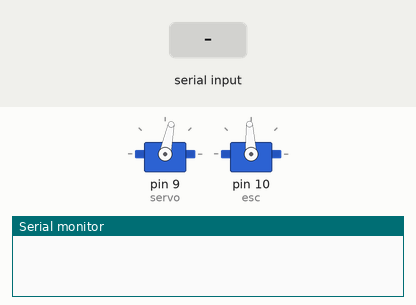
Recording of a sketch running on a simulated Arduino Uno, built with avr-gcc and run on an emulated ATmega328P. Parts: 2 × servo, the last lines printed to the serial monitor. Inputs (shaded band) come from the test bench.

Above: at 1.2 s.
1.3 s: "90 45\n" received over Serial
At 2.0 s:
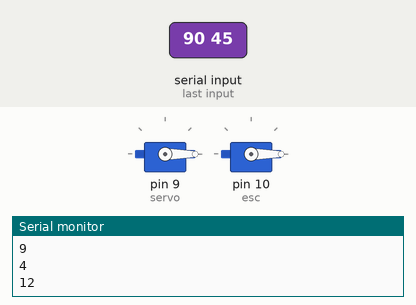
Timing chart, 0 to 4.3 s (numbered marks = the images above; inputs shaded):
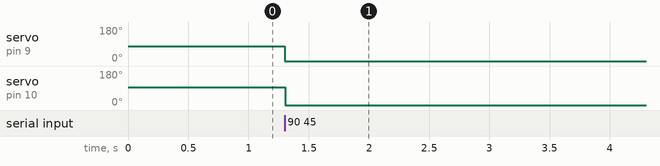

Measured:
- after the input at 1.3 s, servo on pin 9 (servo): 78° → 0° at once; servo on pin 10 (esc): 93° → 0° at once

The sketch:

cmd_messenger.ino
```cpp
#include <Servo.h>
String readString;
String data;
String flag;

int count = 0;
int esc_CMD = 1570, servo_CMD = 1350;
Servo servo;
Servo esc;


void setup()
{
  Serial.begin(9600);
  servo.attach(9); //attach it to pin 9
  esc.attach(10); //attach it to pin 10
  servo.writeMicroseconds(1350);
  esc.writeMicroseconds(1500);

}
void loop()
{

  //Serial.println("Hi");
  while (!Serial.available()) {}

  while (Serial.available()) {
    if (Serial.available() > 0) {
      char c = Serial.read();
      readString += c;
    }
  }

  int i = 0;
  while (readString.length() > 0 && i < readString.length())
  {
    char c = readString[i];
    if (c == ' ')
    {
      esc_CMD = count;
      count = 0;
    }
    else
      count = count * 10 + (c - '0');

    i++;
  }

  if (count > 0 && count <= 2500)
    servo_CMD = count;
  Serial.println(servo_CMD);
  if (servo_CMD > 2500)
  {
    servo_CMD = 2500;
  }
  if (servo_CMD < 250)
  {
    servo_CMD = 250;
  }


    esc.writeMicroseconds(esc_CMD);
    servo.writeMicroseconds(servo_CMD);


  //    if (readString.length() < 0)
  //    {
  //      Serial.println(servo_CMD);
  //    }

  count = 0;
  readString = "";
  Serial.flush();

}
```
